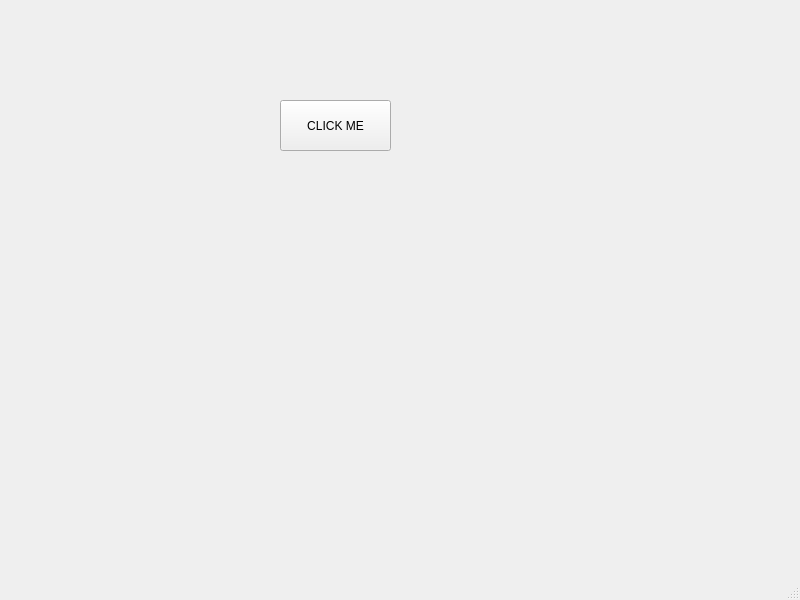
<?xml version="1.0" encoding="UTF-8"?>
<ui version="4.0">
 <class>MainWindow</class>
 <widget class="QMainWindow" name="MainWindow">
  <property name="geometry">
   <rect>
    <x>0</x>
    <y>0</y>
    <width>800</width>
    <height>600</height>
   </rect>
  </property>
  <property name="windowTitle">
   <string>MainWindow</string>
  </property>
  <widget class="QWidget" name="centralwidget">
   <widget class="QPushButton" name="pushButton">
    <property name="geometry">
     <rect>
      <x>280</x>
      <y>100</y>
      <width>111</width>
      <height>51</height>
     </rect>
    </property>
    <property name="text">
     <string>CLICK ME</string>
    </property>
   </widget>
  </widget>
  <widget class="QMenuBar" name="menubar">
   <property name="geometry">
    <rect>
     <x>0</x>
     <y>0</y>
     <width>800</width>
     <height>21</height>
    </rect>
   </property>
  </widget>
  <widget class="QStatusBar" name="statusbar"/>
 </widget>
 <resources/>
 <connections/>
</ui>
